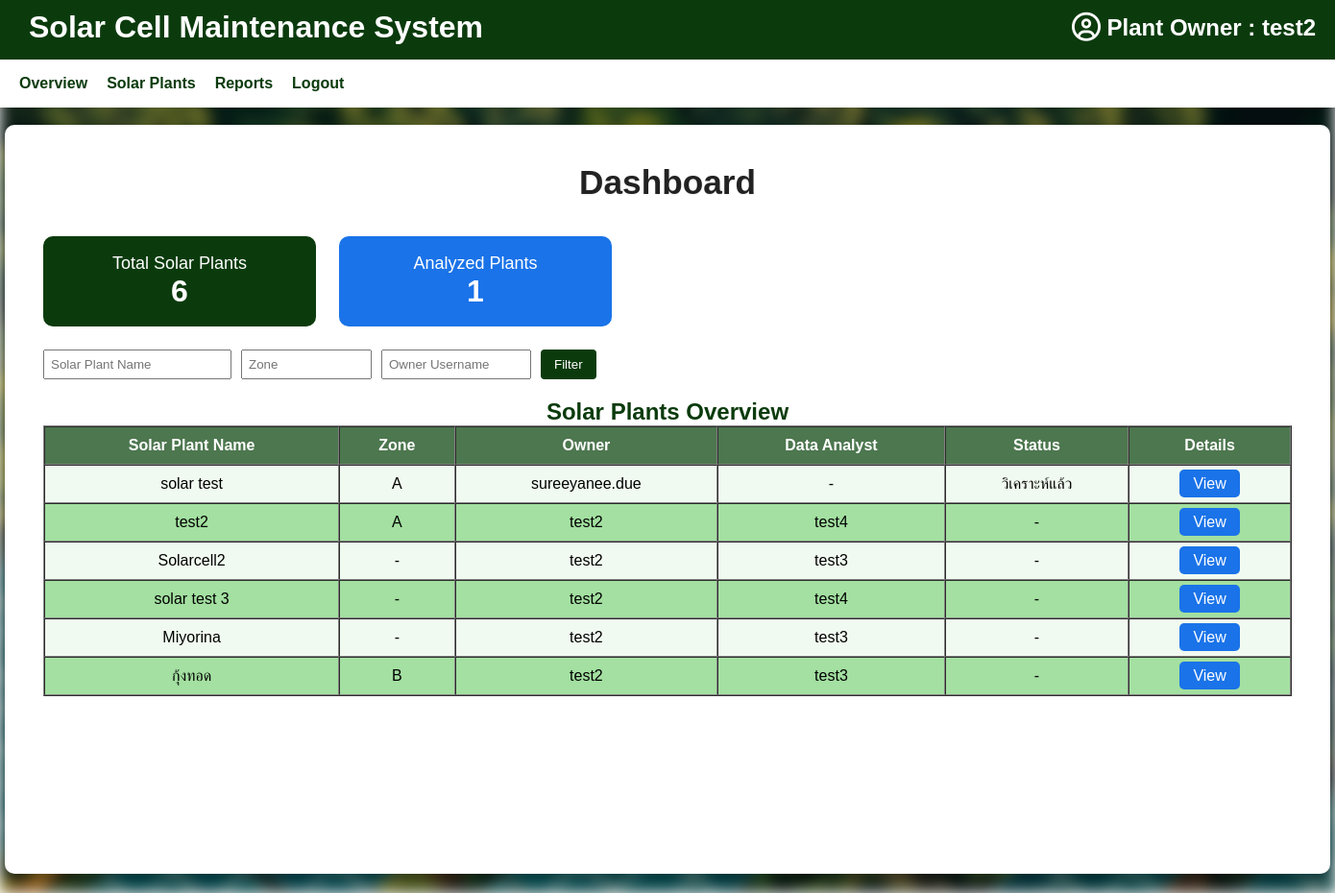
Before: /accounts/dashboard/data-analyst/ (signed in) with the older database file.
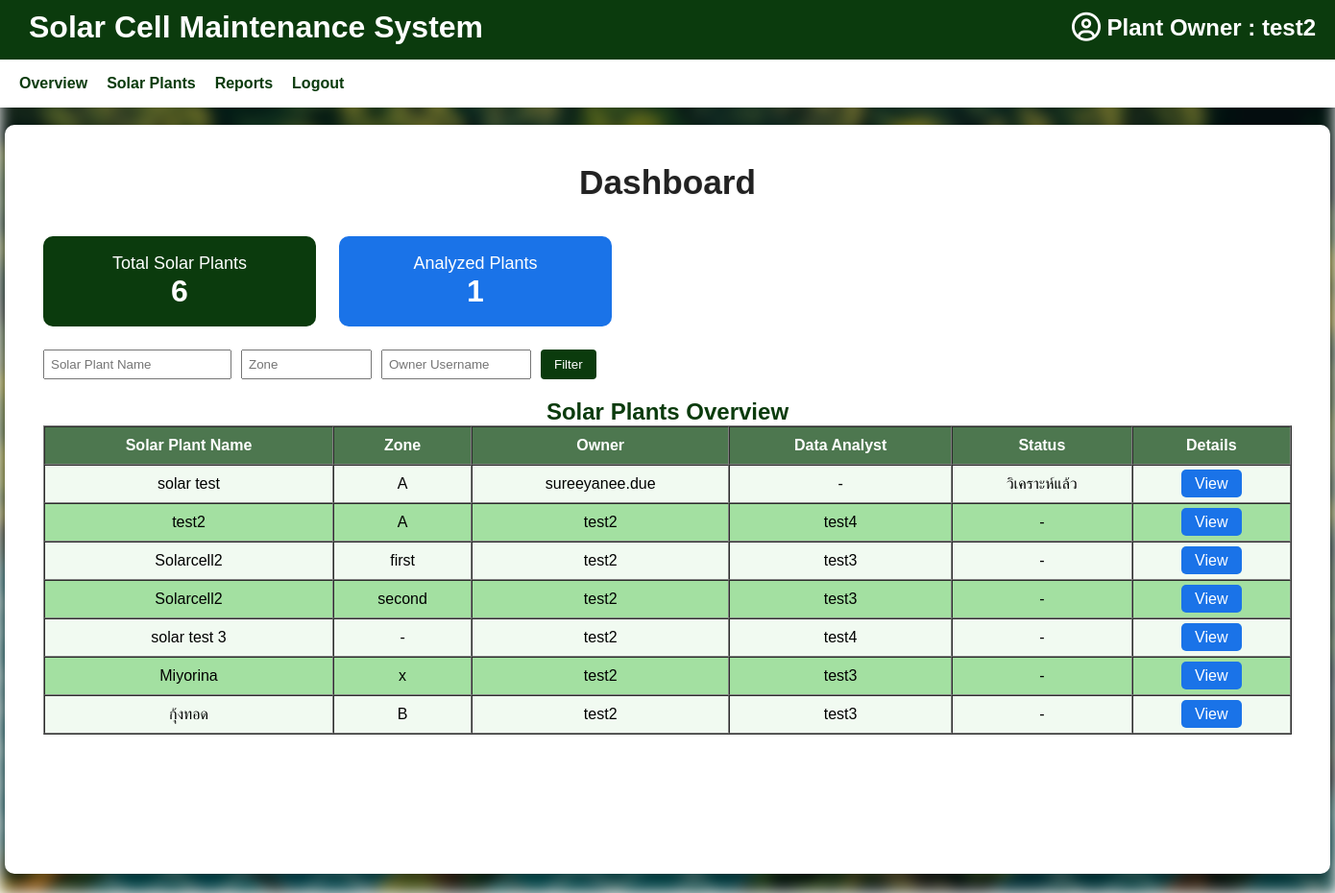
After: the same page with the newer database file.
### plant/models.py (models this page shows, shortened)
class SolarPlant(models.Model):
    name = models.CharField(max_length=255, verbose_name="ชื่อโรงไฟฟ้า")
    location = models.CharField(max_length=255, verbose_name="ที่ตั้งโรงไฟฟ้า")
    latitude = models.FloatField(verbose_name="ละติจูด", null=True, blank=True)
    longitude = models.FloatField(verbose_name="ลองจิจูด", null=True, blank=True)
    owner = models.ForeignKey(
        settings.AUTH_USER_MODEL,
        on_delete=models.CASCADE,
        related_name='plants',
        verbose_name="เจ้าของโรง"
    )
    installed_capacity_kw = models.DecimalField(
        max_digits=10, decimal_places=2,
        null=True, blank=True,
        verbose_name="กำลังการผลิต (kW)"
    )
    description = models.TextField(blank=True, verbose_name="รายละเอียดเพิ่มเติม")
    created_at = models.DateTimeField(auto_now_add=True)
    data_analyst = models.ForeignKey(
        settings.AUTH_USER_MODEL,
        on_delete=models.SET_NULL,
        null=True, blank=True,
        limit_choices_to={'role': 'data_analyst'},
        related_name='assigned_analyst_plants',
        verbose_name="นักวิเคราะห์ข้อมูล"
    )
    drone_controller = models.ForeignKey(
        settings.AUTH_USER_MODEL,
        on_delete=models.SET_NULL,
        null=True, blank=True,
        limit_choices_to={'role': 'drone_controller'},
        related_name='assigned_drone_plants',
        verbose_name="ผู้ควบคุมโดรน"
    )

class Zone(models.Model):
    plant = models.ForeignKey(SolarPlant, on_delete=models.CASCADE, related_name='zones')
    name = models.CharField(max_length=50, verbose_name="ชื่อโซน")  # เช่น Zone A, B, Main Zone
    class Meta:
        unique_together = ('plant', 'name')

### accounts/models.py (models this page shows, shortened)
class CustomUser(AbstractUser):
    ROLE_CHOICES = [
        ("site_admin", "Site Admin"),     # ผู้ดูแลเว็บไซต์
        ("plant_owner", "Plant Owner"),
        ("data_analyst", "Data Analyst"),
        ("drone_controller", "Drone Controller"),
    ]
    role = models.CharField(max_length=20, choices=ROLE_CHOICES, default="plant_owner")

### drone/models.py (models this page shows, shortened)
class DroneInspection(models.Model):
    STATUS_CHOICES = [
        ('pending', 'ยังไม่วิเคราะห์'),
        ('analyzed', 'วิเคราะห์แล้ว'),
        ('issue_found', 'พบปัญหา'),
        ('complete', 'แก้ไขแล้ว'),
    ]
    plant = models.ForeignKey('plant.SolarPlant', on_delete=models.CASCADE)
    zone = models.ForeignKey('plant.Zone', on_delete=models.CASCADE)
    captured_by = models.ForeignKey(settings.AUTH_USER_MODEL, on_delete=models.SET_NULL, null=True)
    image = models.ImageField(upload_to="inspections/")
    description = models.TextField(blank=True)
    captured_date = models.DateField(verbose_name="Image Date", null=True, blank=True)
    captured_time = models.TimeField(verbose_name="Image Time", null=True, blank=True)
    captured_at = models.DateTimeField(auto_now_add=True)
    status = models.CharField(max_length=20, choices=STATUS_CHOICES, default='pending')
    analyzed_by = models.ForeignKey(
        settings.AUTH_USER_MODEL,
        on_delete=models.SET_NULL,
        null=True,
        blank=True,
        related_name='analyzed_inspections'
    )

### accounts/views.py (the view)
# urls.py: path('dashboard/data-analyst/', data_analyst_dashboard_view, name='data_analyst_dashboard'),
@login_required
def data_analyst_dashboard_view(request):
    plants = SolarPlant.objects.all().prefetch_related('zones', 'owner')
    plant_name = request.GET.get('plant_name', '').strip()
    zone_name = request.GET.get('zone_name', '').strip()
    owner_name = request.GET.get('owner_name', '').strip()
    if plant_name:
        plants = plants.filter(name__icontains=plant_name)
    if owner_name:
        plants = plants.filter(owner__username__icontains=owner_name)
    if zone_name:
        plants = plants.filter(zones__name__icontains=zone_name).distinct()
    total_plants = SolarPlant.objects.count()
    analyzed_plant_ids = DroneInspection.objects.exclude(status='pending').values_list('plant_id', flat=True).distinct()
    analyzed_plants = SolarPlant.objects.filter(id__in=analyzed_plant_ids).count()
    return render(request, 'dashboard/data_analyst_dashboard.html', {
        'plants': plants,
        'total_plants': total_plants,
        'analyzed_plants': analyzed_plants,
    })

### templates/dashboard/data_analyst_dashboard.html (shortened to what this page needs)
{% extends 'dash.html' %}
{% load static %}
{% block content %}
    <h1 style="font-size:2.2rem; font-weight:bold; margin-bottom: 0.5em; color:#222; text-shadow: 0 1px 2px #eee;">Dashboard</h1>
    <br>
    <div style="display: flex; gap: 24px; margin-bottom: 24px; flex-wrap: wrap;">
        <div style="background: #0b3b0d; color: white; padding: 18px 32px; border-radius: 10px; min-width: 220px;">
            <div style="font-size: 18px;">Total Solar Plants</div>
            <div style="font-size: 32px; font-weight: bold;">{{ total_plants }}</div>
        </div>
        <div style="background: #1a73e8; color: white; padding: 18px 32px; border-radius: 10px; min-width: 220px;">
            <div style="font-size: 18px;">Analyzed Plants</div>
            <div style="font-size: 32px; font-weight: bold;">{{ analyzed_plants }}</div>
        </div>
    </div>
    <form method="get" style="margin-bottom: 20px; display: flex; gap: 10px; flex-wrap: wrap;">
        <input type="text" name="plant_name" placeholder="Solar Plant Name" value="{{ request.GET.plant_name|default:'' }}" style="padding: 6px; width: 180px;">
        <input type="text" name="zone_name" placeholder="Zone" value="{{ request.GET.zone_name|default:'' }}" style="padding: 6px; width: 120px;">
        <input type="text" name="owner_name" placeholder="Owner Username" value="{{ request.GET.owner_name|default:'' }}" style="padding: 6px; width: 140px;">
        <button type="submit" style="padding: 6px 14px; background: #0b3b0d; color: white; border: none; border-radius: 4px;">Filter</button>
    </form>
    <h2>Solar Plants Overview</h2>
    <table border="1" cellpadding="10" cellspacing="0" style="width:100%; background:white; color:black;">
        <thead style="background:#0b3b0d; color:white;">
            <tr>
                <th>Solar Plant Name</th>
                <th>Zone</th>
                <th>Owner</th>
                <th>Data Analyst</th>
                <th>Status</th>
                <th>Details</th>
            </tr>
        </thead>
        <tbody>
            {% for plant in plants %}
                {% for zone in plant.zones.all %}
                    <tr>
                        <td>{{ plant.name }}</td>
                        <td>{{ zone.name }}</td>
                        <td>{{ plant.owner.username }}</td>
                        <td>{% if plant.data_analyst %}{{ plant.data_analyst.username }}{% else %}-{% endif %}</td>
                        <td>
                            {% with inspections=zone.droneinspection_set.all|dictsortreversed:"captured_at" %}
                                {% if inspections %}
                                    {{ inspections.0.get_status_display }}
                                {% else %}
                                    -
                                {% endif %}
                            {% endwith %}
                        </td>
                        <td>
                            <a href="{% url 'plant_detail_analyst' plant.id %}" style="background:#1a73e8; color:white; padding:6px 14px; border-radius:5px; text-decoration:none;">View</a>
                        </td>
                    </tr>
                {% empty %}
                    <tr>
                        <td>{{ plant.name }}</td>
                        <td>-</td>
                        <td>{{ plant.owner.username }}</td>
                        <td>{% if plant.data_analyst %}{{ plant.data_analyst.username }}{% else %}-{% endif %}</td>
                        <td>-</td>
                        <td>
                            <a href="{% url 'plant_detail_analyst' plant.id %}" style="background:#1a73e8; color:white; padding:6px 14px; border-radius:5px; text-decoration:none;">View</a>
                        </td>
                    </tr>
                {% endfor %}
            {% empty %}
                <tr><td colspan="6">No data available.</td></tr>
            {% endfor %}
        </tbody>
    </table>
{% endblock %}

Changed rows visible on the page:
no longer on one of the page's lists (row unchanged): SolarPlant: name "Solarcell2", owner.username "test2", data_analyst.username "test3"
no longer on one of the page's lists (row unchanged): SolarPlant: name "Miyorina", owner.username "test2", data_analyst.username "test3"
added Zone: {{ plant.name }} "Solarcell2", name "first", {{ plant.owner.username }} "test2", {{ plant.data_analyst.username }} "test3", shown under SolarPlant "Solarcell2"
added Zone: {{ plant.name }} "Solarcell2", name "second", {{ plant.owner.username }} "test2", {{ plant.data_analyst.username }} "test3", shown under SolarPlant "Solarcell2"
added Zone: {{ plant.name }} "Miyorina", name "x", {{ plant.owner.username }} "test2", {{ plant.data_analyst.username }} "test3", shown under SolarPlant "Miyorina"
